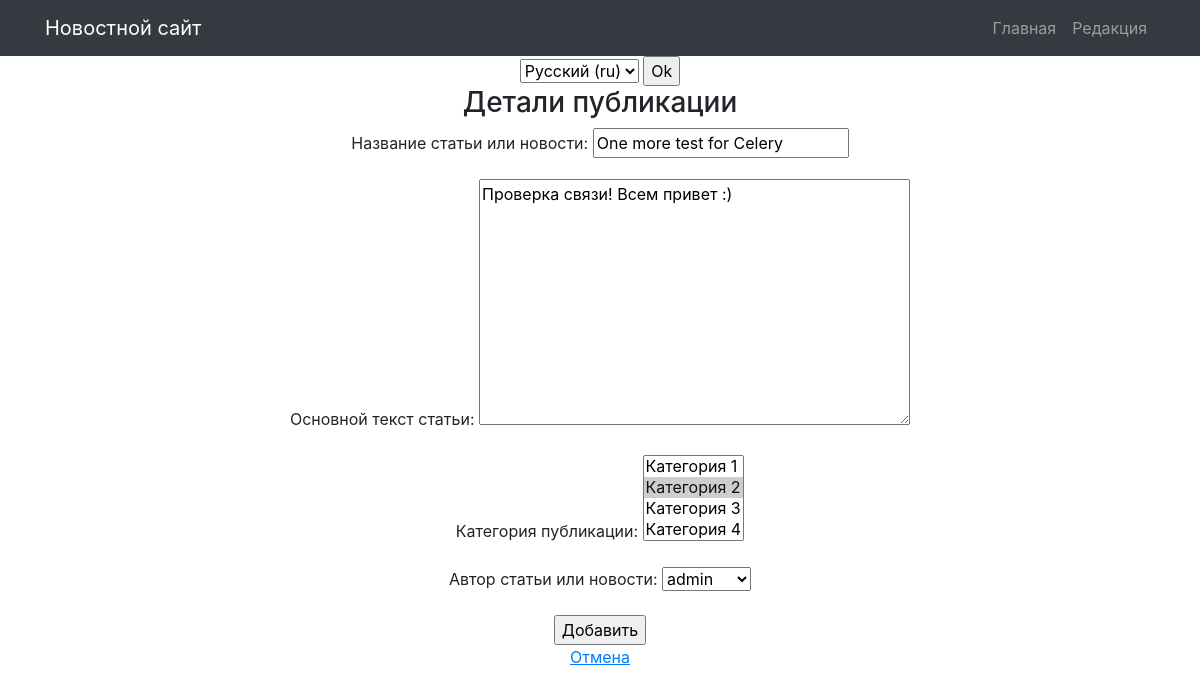
The page /news/84/edit/ (signed in) on the database as committed earlier.
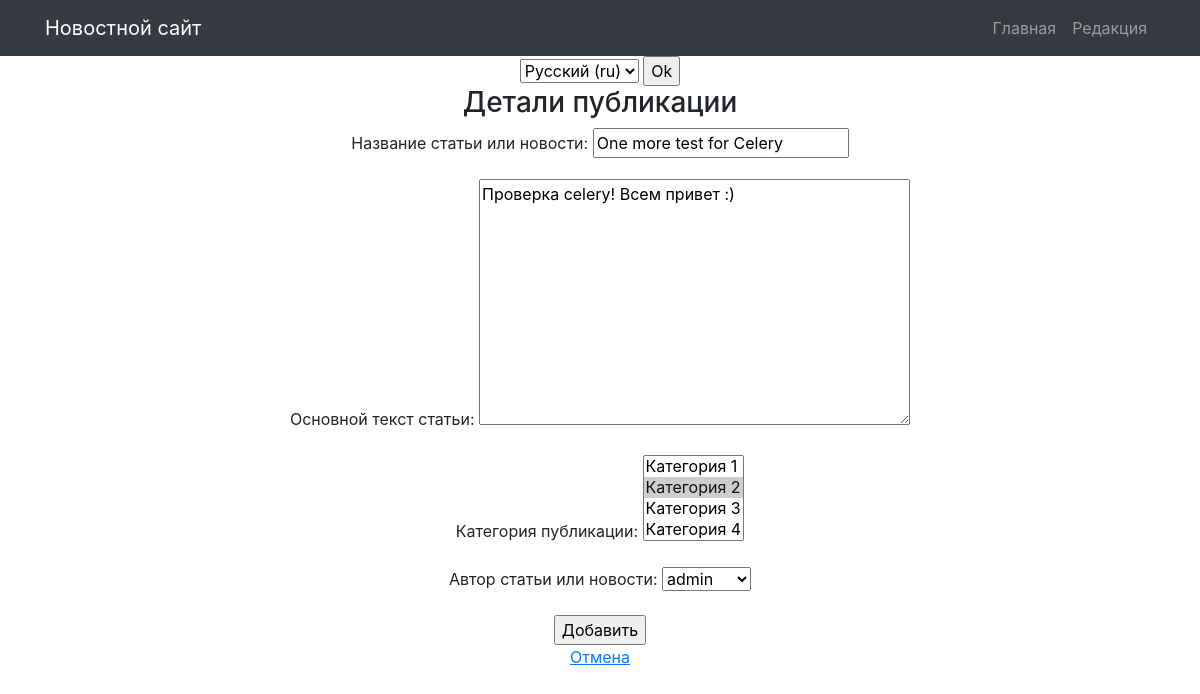
The same page on the database as committed later.
### news/models.py (models this page shows, shortened)
class Post(models.Model):
    ARTICLE_TYPES = (
        ('news', 'Новости'), ('article', 'Статья')
    )
    article_author = models.ForeignKey(Author, on_delete=models.CASCADE, verbose_name=_('Автор статьи или новости'),
                                       related_name='posts')
    article_choice = models.CharField(max_length=50, choices=ARTICLE_TYPES)
    article_time_in = models.DateTimeField(auto_now_add=True, verbose_name=_('Дата создания'))
    article_category = models.ManyToManyField(Category, verbose_name=_('Категория публикации'))
    article_title = models.CharField(max_length=255, verbose_name=_('Название статьи или новости'))
    article_text = models.TextField(verbose_name=_('Основной текст статьи'))
    article_rating = models.IntegerField(default=0, verbose_name=_('Рейтинг публикации'))
    class Meta:
        verbose_name = _('Публикация')
        verbose_name_plural = _('Публикации')

### news/views.py (the view)
# urls.py: path('<int:pk>/edit/', NewsUpdate.as_view(), name='post_update'),
class NewsUpdate(LoginRequiredMixin, PermissionRequiredMixin, UpdateView):
    template_name = 'post_create.html'
    form_class = NewsForm
    permission_required = ('news.change_post', 'news.add_post')
    def get_object(self, **kwargs):
        post_id = self.kwargs.get('pk')
        return Post.objects.get(pk=post_id)

### news/forms.py
class NewsForm(ModelForm):
    class Meta:
        model = Post
        fields = ['article_title', 'article_text', 'article_category', 'article_author']

### news/models.py (called while the page is built)
    def __str__(self):
        return self.author_user.username

    def __str__(self):
        return self.category_name

### Templates/post_create.html (shortened to what this page needs)
{% extends 'default.html' %}
{% load i18n %}
{% block content %}
{% include 'language_switch_form.html' %}
<h3>{% translate 'Детали публикации' %}</h3>
<form method="POST">
    {{ form.as_p }}
    <input type="submit" value={% translate 'Добавить публикацию' %}>
</form>
<a href={% url 'posts_full' %}><u>{% translate 'Отмена' %}</u></a>
{% endblock content %}

Rows that differ between the two databases and show on the page:
changed Post "One more test for Celery": article_text "Проверка связи! Всем привет :)" → "Проверка celery! Всем привет :)"
